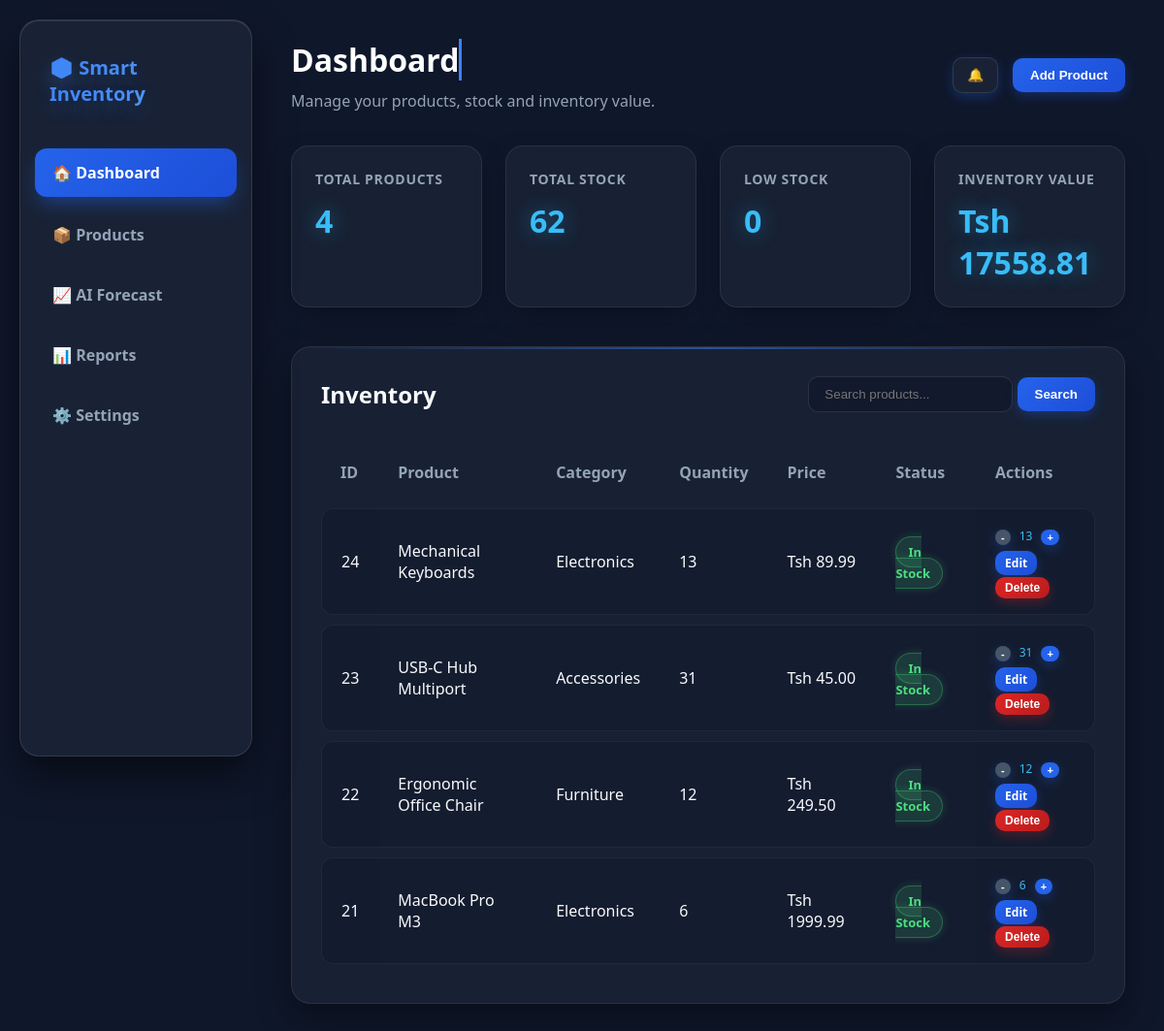
The page / on the database its author committed.
### tables this page shows
CREATE TABLE products (
            id INTEGER PRIMARY KEY AUTOINCREMENT,
            name TEXT NOT NULL,
            category TEXT NOT NULL,
            quantity INTEGER NOT NULL,
            price REAL NOT NULL
        );

### app.py (the view)
@app.route("/")
def dashboard():
    search = request.args.get("search", "").strip()
    conn = get_db()
    if search:
        products = conn.execute("""
            SELECT * FROM products
            WHERE name LIKE ? OR category LIKE ?
            ORDER BY id DESC
        """, (f"%{search}%", f"%{search}%")).fetchall()
    else:
        products = conn.execute("SELECT * FROM products ORDER BY id DESC").fetchall()
    total_products = conn.execute("SELECT COUNT(*) FROM products").fetchone()[0]
    total_stock = conn.execute("SELECT COALESCE(SUM(quantity), 0) FROM products").fetchone()[0]
    low_stock = conn.execute("SELECT COUNT(*) FROM products WHERE quantity <= 5").fetchone()[0]
    inventory_value = conn.execute("SELECT COALESCE(SUM(quantity * price), 0) FROM products").fetchone()[0]
    conn.close()
    return render_template(
        "dashboard.html",
        products=products,
        total_products=total_products,
        total_stock=total_stock,
        low_stock=low_stock,
        inventory_value=inventory_value,
        search=search
    )

### app.py (called while the page is built)
@app.context_processor
def inject_lang():
    lang = session.get('lang', 'en')
    return {'lang': lang, 't': translations[lang]}

def get_db():
    conn = sqlite3.connect(DATABASE)
    conn.row_factory = sqlite3.Row
    return conn

### templates/dashboard.html (shortened to what this page needs)
<!DOCTYPE html>
<html lang="en">
<head>
    <link rel="stylesheet"
          href="{{ url_for('static', filename='css/style.css') }}">
</head>
<body>
    <aside class="sidebar">
        <div class="logo">
            📦 Smart Inventory
        </div>
        <nav>
            <a href="/" class="active">🏠 Dashboard</a>
            <a href="/products">📦 Products</a>
            <a href="/forecast">📈 AI Forecast</a>
            <a href="/reports">📊 Reports</a>
            <a href="/settings">⚙️ Settings</a>
        </nav>
    </aside>
    <main class="main-content">
        <div class="dashboard-header">
            <div>
                <h1>{{ t.dashboard }}</h1>
                <p>
                    Manage your products, stock and inventory value.
                </p>
            </div>
            <div style="display: flex; align-items: center; gap: 15px;">
<div style="position: relative; display: inline-block;">
    <button id="bellBtn" onclick="toggleDropdown(event)" style="background: rgba(30, 41, 59, 0.7); position: relative; padding: 10px 14px; border-radius: 10px; cursor: pointer; border: 1px solid rgba(255,255,255,0.1); color: #ffffff;">
        🔔 <span id="notifBadge" style="background: #dc2626; color: white; border-radius: 50%; padding: 2px 6px; font-size: 10px; position: absolute; top: -5px; right: -5px; display: none;">0</span>
    </button>
</div>
                <a href="/add-product">
                    <button>Add Product</button>
                </a>
            </div>
        </div>
        <div class="stats">
            <div class="stat-card">
                <h3>Total Products</h3>
                <p>{{ total_products }}</p>
            </div>
            <div class="stat-card">
                <h3>Total Stock</h3>
                <p>{{ total_stock }}</p>
            </div>
            <div class="stat-card">
                <h3>Low Stock</h3>
                <p>{{ low_stock }}</p>
            </div>
            <div class="stat-card">
                <h3>Inventory Value</h3>
                <p>Tsh {{ "%.2f"|format(inventory_value) }}</p>
            </div>
        </div>
        <section class="inventory-section">
            <div class="inventory-header">
                <h2>Inventory</h2>
                <form method="GET"
                      action="/"
                      class="search-form">
                    <input
                        type="text"
                        name="search"
                        placeholder="Search products..."
                        value="{{ search }}"
                    >
                    <button type="submit">
                        Search
                    </button>
                </form>
            </div>
            <div class="table-wrapper">
                <table>
                    <thead>
                        <tr>
                            <th>ID</th>
                            <th>Product</th>
                            <th>Category</th>
                            <th>Quantity</th>
                            <th>Price</th>
                            <th>Status</th>
                            <th>Actions</th>
                        </tr>
                    </thead>
                    <tbody>
                        {% for product in products %}
                        <tr>
                            <td>{{ product["id"] }}</td>
                            <td>{{ product["name"] }}</td>
                            <td>{{ product["category"] }}</td>
                            <td>{{ product["quantity"] }}</td>
                            <td>
                                Tsh {{ "%.2f"|format(product["price"]) }}
                            </td>
                            <td>
                                {% if product["quantity"] == 0 %}
                                    <span class="out-of-stock">
                                        Out of Stock
                                    </span>
                                {% elif product["quantity"] <= 5 %}
                                    <span class="low-stock">
                                        Low Stock
                                    </span>
                                {% else %}
                                    <span class="in-stock">
                                        In Stock
                                    </span>
                                {% endif %}
                            </td>
                            <td>
                                <div style="display: flex; gap: 5px; margin-bottom: 5px; align-items: center;">
                                    <form method="POST" action="{{ url_for('adjust_stock', id=product['id'], action='decrease') }}" style="display:inline;">
                                        <button type="submit" style="padding: 2px 6px; font-size: 11px; background: #475569;">-</button>
                                    </form>
                                    <span style="padding: 2px 4px; font-size: 12px; color: #38bdf8;">{{ product["quantity"] }}</span>
                                    <form method="POST" action="{{ url_for('adjust_stock', id=product['id'], action='increase') }}" style="display:inline;">
                                        <button type="submit" style="padding: 2px 6px; font-size: 11px; background: #2563eb;">+</button>
                                    </form>
                                </div>
                                <a
                                    href="{{ url_for('edit_product', id=product['id']) }}"
                                    class="edit-btn" style="padding: 4px 10px; font-size: 12px;">
                                    Edit
                                </a>
                                <form
                                    method="POST"
                                    action="{{ url_for('delete_product', id=product['id']) }}"
                                    class="delete-form">
                                    <button
                                        type="submit"
                                        class="delete-btn"
                                        style="padding: 4px 10px; font-size: 12px;"
                                        onclick="return confirm('Delete this product?');">
                                        Delete
                                    </button>
                                </form>
                            </td>
                        </tr>
                        {% else %}
                        <tr>
                            <td colspan="7" style="text-align: center; color: #94a3b8; padding: 30px;">
                                No products found.
                            </td>
                        </tr>
                        {% endfor %}
                    </tbody>
                </table>
            </div>
        </section>
    </main>
</body>
</html>

### rows shown on the page
products: id "24", name "Mechanical Keyboards", category "Electronics", quantity "13", price "89.99", shows "In Stock"
products: id "23", name "USB-C Hub Multiport", category "Accessories", quantity "31", price "45.00", shows "In Stock"
products: id "22", name "Ergonomic Office Chair", category "Furniture", quantity "12", price "249.50", shows "In Stock"
products: id "21", name "MacBook Pro M3", category "Electronics", quantity "6", price "1999.99", shows "In Stock"

### other values the page prints
{{ t.dashboard }} "Dashboard"
{{ total_products }} "4"
{{ total_stock }} "62"
{{ low_stock }} "0"
